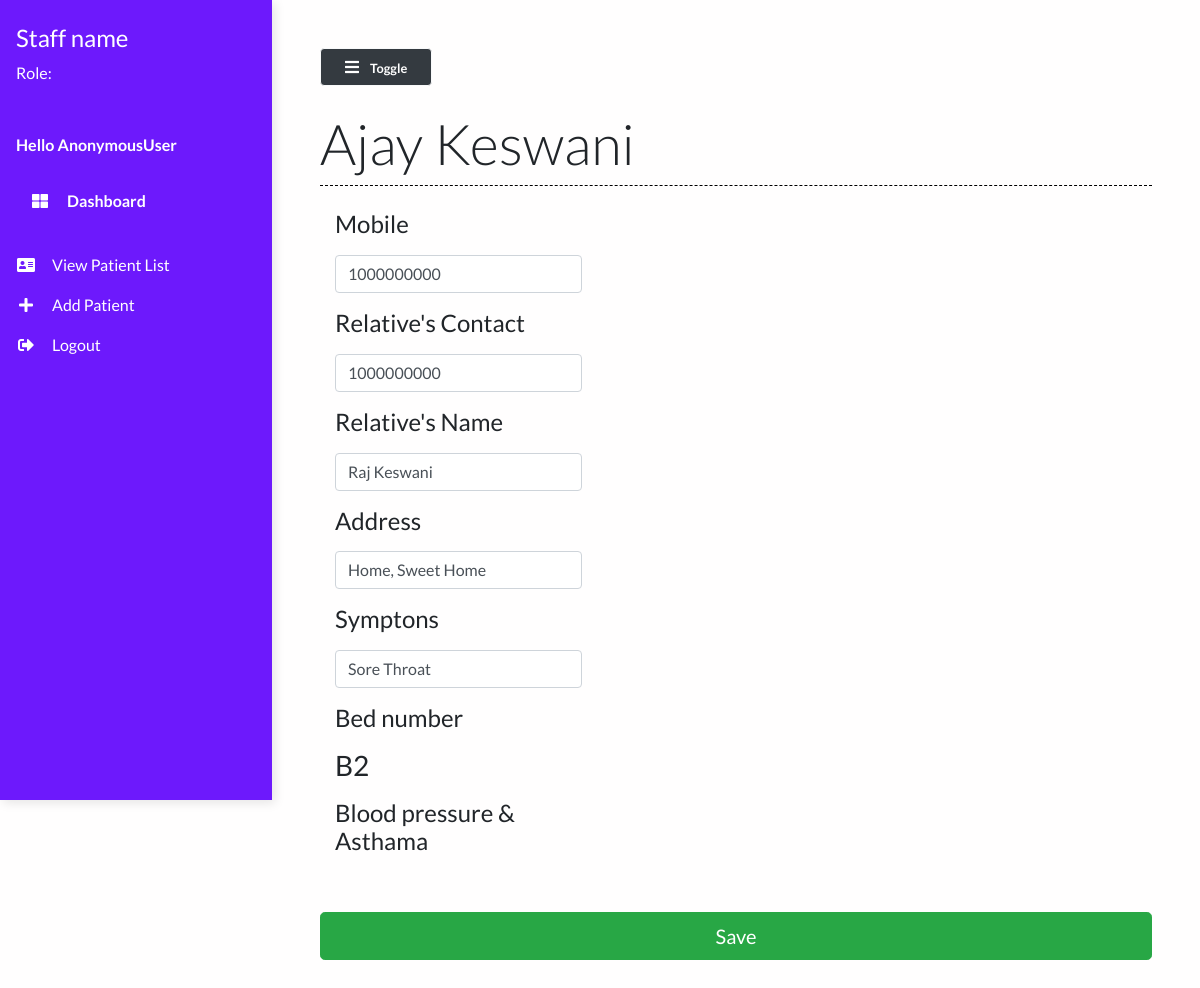
The page /patient/4 on the database its author committed.
### main/models.py (models this page shows, shortened)
class Patient(models.Model):
    name = models.CharField(max_length=50)
    phone_num = models.CharField(max_length=15)
    patient_relative_name = models.CharField(max_length=50, null=True)
    patient_relative_contact = models.CharField(max_length=15, null=True)
    address = models.TextField()
    SYMPTOMS = (
        ('Fever', 'Fever'),
        ('Dry cough', 'Dry cough'),
        ('Tiredness', 'Tiredness'),
        ('Aches and pains', 'Aches and pains'),
        ('Sore throat', 'Sore throat'),
        ('Diarrhoea', 'Diarrhoea'),
        ('Loss of taste or smell', 'Loss of taste or smell'),
        ('Difficulty in breathing or shortness of breath', 'Difficulty in breathing or shortness of breath'),
        ('Chest pain or pressure', 'Chest pain or pressure'),
        ('Loss of speech or movement', 'Loss of speech or movement'),
    )
    symptoms = MultiSelectField(choices=SYMPTOMS, null=True)
    prior_ailments = models.TextField()
    bed_num = models.ForeignKey("Bed", on_delete=models.CASCADE)
    dob = models.DateField(null=True)
    status = models.CharField(max_length=50)

class Bed(models.Model):
    bed_number = models.CharField(max_length=50)
    occupied = models.BooleanField()
    def __str__(self):
        return self.bed_number

### main/views.py (the view)
# urls.py: path("patient/<str:pk>", views.patient, name="patient"),
def patient(request, pk):
    patient = Patient.objects.get(id=pk)
    context = {
        'patient': patient
    }
    return render(request, 'main/patient.html', context)

### main/templates/main/patient.html (shortened to what this page needs)
{% extends 'main/base.html' %}
{% load static %}
{% block contentTitle %}
    {{patient.name}}
{% endblock contentTitle %}
{% block content %}
		<form class="form" action="" method="post" id="registrationForm">
  	<div class="col-md-4">
		<div class="form-group">
			<div class="col-xs-4">
			<label for="mobile"><h4>Mobile</h4></label>
			<input
				type="text"
				class="form-control"
				name="mobile"
				id="mobile"
				value="{{patient.phone_num}}"
				/>
			</div>
		</div>
		<div class="form-group">
			<div class="col-xs-4">
			<label for="mobile"><h4>Relative's Contact</h4></label>
			<input
				type="text"
				class="form-control"
				name="mobile2"
				id="mobile2"
				value="{{patient.patient_relative_contact}}"
				/>
			</div>
		</div>
		<div class="form-group">
			<div class="col-xs-4">
			<label for="mobile"><h4>Relative's Name</h4></label>
			<input
				type="text"
				class="form-control"
				name="realtiveName"
				id="realtiveName"
				value="{{patient.patient_relative_name}}"
				/>
			</div>
		</div>
		<div class="form-group">
			<div class="col-xs-4">
			<label for="address"><h4>Address</h4></label>
			<input
				type="email"
				class="form-control"
				id="location"
				placeholder="somewhere"
				title="enter a location"
				value="{{patient.address}}"
			/>
			</div>
		</div>
	</div>
	<div class="col-md-4">
		<div class="form-group">
		<div class="col-xs-6">
			<label for="password"><h4>Symptons</h4></label>
			<input
				type="text"
				class="form-control"
				name="symptons"
				id="symptons"
				value="{{patient.symptoms}}"
			/>
		</div>
		</div>
		<div class="form-group">
		<div class="col-xs-6">
			<label for=""><h4>Bed number</h4></label>
			<div class="text-weight-bold"><h3>{{patient.bed_num}}</h3></div>
		</div>
		</div>
		<div class="form-group">
		<div class="col-xs-6">
			<label for="password"><h4>{{patient.prior_ailments}}</h4></label>
		</div>
		</div>
	</div>
	<div class="form-group">
			<div class="col-xs-12">
			<br />
			<button class="btn btn-lg btn-success btn-block mx-auto" type="submit">
				 Save
			</button>
			</div>
	 	</div>
		 </form>
{% endblock content %}

### static/styles/base.css (style rules this page uses)
body { background: #fffefe; min-height: 100vh; overflow-x: hidden; font-family:Lato,'Helvetica Neue',Helvetica,Arial,sans-serif; }

### rows shown on the page
Patient: name "Ajay Keswani", mobile "1000000000", mobile2 "1000000000", realtiveName "Raj Keswani", address "Home, Sweet Home", symptons "Sore Throat", bed_num "B2", prior_ailments "Blood pressure & Asthama"

### other values the page prints
{{ user }} "AnonymousUser"
